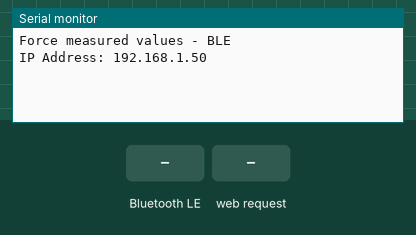
This sketch was run on a simulated ESP32. Shown: the last lines printed to the serial monitor. The inputs (shaded band) are chosen by the test bench. WiFi joins after 1.5 s; servers stay silent unless stated; nothing arrives over Bluetooth unless stated; a phone connects over Bluetooth LE 3 s after start.

Above: at 2.7 s.
2.8 s: Bluetooth LE write "THUMBFORCE" received
At 3.4 s:
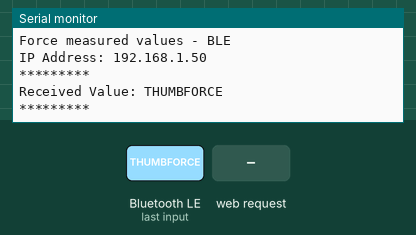
4.3 s: HTTP request GET /get received
At 5.3 s:
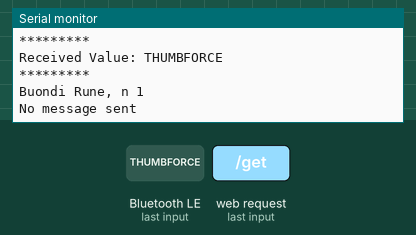
5.8 s: Bluetooth LE write "1" received
At 6.6 s:
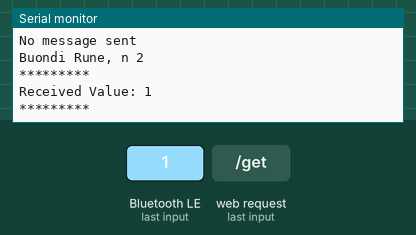
Timing chart, 0 to 8.8 s (numbered marks = the images above; inputs shaded):
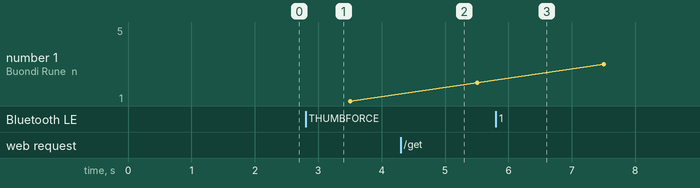

The sketch:

Prova_bidirectional_connection_wifi_BLE.ino
```cpp
#include <BLEDevice.h>
#include <BLEUtils.h>
#include <BLEServer.h>
#include <BLE2902.h>
#include "WiFi.h"
#include "ESPAsyncWebServer.h"
  #include <AsyncTCP.h>


AsyncWebServer server(80);

// REPLACE WITH YOUR NETWORK CREDENTIALS
const char* ssid = "ORBI21";
const char* password = "marofiri19";

const char* PARAM_INPUT_1 = "input1";
const char* PARAM_INPUT_2 = "input2";
const char* PARAM_INPUT_3 = "input3";

bool _BLEClientConnected = false;
int i=0, k=0;
char inviowifi[20];

// HTML web page to handle 3 input fields (input1, input2, input3)
const char index_html[] PROGMEM = R"rawliteral(
<!DOCTYPE HTML><html>
<style>
 .cardt{
    max-width: 350px;
     min-height: 250px;
     background: #02b875;
     padding: 30px;
     box-sizing: border-box;
     color: #FFF;
     margin:20px;
     box-shadow: 0px 2px 18px -4px rgba(0,0,0,0.75);
}
</style>
<head>
  <title>ESP Input Form</title>
  <meta name="viewport" content="width=device-width, initial-scale=1">
  </head><body>

   <div class="cardt">
  <h3>Thumb force:        </h3>
  <h1><span id="Thumb">%THUMBFORCE%</span> N</h1>
  </div>
  <form action="/get">
    input1: <input type="text" name="input1">
    <input type="submit" value="Submit">
  </form><br>
  <form action="/get">
    input2: <input type="text" name="input2">
    <input type="submit" value="Submit">
  </form><br>
  <form action="/get">
    input3: <input type="text" name="input3">
    <input type="submit" value="Submit">
  </form>
</body>
<script>


setInterval(function ( ) {
  var xhttp = new XMLHttpRequest();
  xhttp.onreadystatechange = function() {
    if (this.readyState == 4 && this.status == 200) {
      document.getElementById("Thumb").innerHTML =
      this.responseText;
    }
  };
  xhttp.open("GET", "/thumb", true);
  xhttp.send();
}, 50 ) ;
</script></html>)rawliteral";

// Replaces placeholder with DHT values
String processor(const String& var){
  //Serial.println(var);
  if(var == "THUMBFORCE"){
    return String(inviowifi);
  }
  return String();
}

void notFound(AsyncWebServerRequest *request) {
  request->send(404, "text/plain", "Not found");
}


#define ForceMeasurement BLEUUID("783b26f8-740d-4187-9603-82281d6d7e4f")
BLECharacteristic FICharacteristic(BLEUUID("1bfd9f18-ae1f-4bba-9fe9-0df611340195"), BLECharacteristic::PROPERTY_READ  | BLECharacteristic::PROPERTY_WRITE  | BLECharacteristic::PROPERTY_NOTIFY);
BLEDescriptor FIDescriptor(BLEUUID("2f562183-0ca1-46be-abd6-48d0be28f83d"));

//Control if the BT is connected
class MyServerCallbacks : public BLEServerCallbacks {
    void onConnect(BLEServer* pServer) {
      _BLEClientConnected = true;
    };

    void onDisconnect(BLEServer* pServer) {
      _BLEClientConnected = false;
    }
};


/* ###############################################################  CALL back to receive data from Phone */

class MyCallbacks: public BLECharacteristicCallbacks {

    void onWrite(BLECharacteristic *pCharacteristic) {
      std::string rxValue = pCharacteristic->getValue();
      //Serial.println(rxValue[0]);

      if (rxValue.length() > 0) {
        Serial.println("*********");
        Serial.print("Received Value: ");

        for (int i = 0; i < rxValue.length(); i++) {
          Serial.print(rxValue[i]);
        }
        Serial.println();
        Serial.println("*********");
      }

    }
};
/* ############################################################### */

void InitBLE() {
//Set BT name
  BLEDevice::init("E-glove");
// Create the BLE Server
  BLEServer *pServer = BLEDevice::createServer();
  pServer->setCallbacks(new MyServerCallbacks());

// Create the BLE Service
  BLEService *pBattery = pServer->createService(ForceMeasurement);

//Create and add the characteristic to pBattery service
  pBattery->addCharacteristic(&FICharacteristic);
//Attach descriptor
  FIDescriptor.setValue("Saluto");
  FICharacteristic.addDescriptor(&FIDescriptor);
  FICharacteristic.addDescriptor(new BLE2902());

  /* ###############################################################  define callback */
//Define the command for Phone-to-Arduino communication handling
  FICharacteristic.setCallbacks(new MyCallbacks());
  /* ############################################################### */

//Add UUID to the custom service
  pServer->getAdvertising()->addServiceUUID(ForceMeasurement);
//Start service
  pBattery->start();

// Start advertising
  pServer->getAdvertising()->start();
}

void setup() {
  Serial.begin(115200);
  Serial.println("Force measured values - BLE");
//Launch BT initialization
  InitBLE();
//Setup Wifi functions
  WiFi.mode(WIFI_STA);
  WiFi.begin(ssid, password);
  if (WiFi.waitForConnectResult() != WL_CONNECTED) {
    Serial.println("WiFi Failed!");
    return;
  }
  Serial.println();
  Serial.print("IP Address: ");
  Serial.println(WiFi.localIP());

  // Send web page with input fields to client
  server.on("/", HTTP_GET, [](AsyncWebServerRequest *request){
    request->send_P(200, "text/html", index_html, processor);
  });
  // Send messages
    server.on("/thumb", HTTP_GET, [](AsyncWebServerRequest *request){
    request->send_P(200, "text/plain", inviowifi);
  });

  // Send a GET request to <ESP_IP>/get?input1=<inputMessage>
  server.on("/get", HTTP_GET, [] (AsyncWebServerRequest *request) {
    String inputMessage;
    String inputParam;
    // GET input1 value on <ESP_IP>/get?input1=<inputMessage>
    if (request->hasParam(PARAM_INPUT_1)) {
      inputMessage = request->getParam(PARAM_INPUT_1)->value();
      inputParam = PARAM_INPUT_1;
    }
    // GET input2 value on <ESP_IP>/get?input2=<inputMessage>
    else if (request->hasParam(PARAM_INPUT_2)) {
      inputMessage = request->getParam(PARAM_INPUT_2)->value();
      inputParam = PARAM_INPUT_2;
    }
    // GET input3 value on <ESP_IP>/get?input3=<inputMessage>
    else if (request->hasParam(PARAM_INPUT_3)) {
      inputMessage = request->getParam(PARAM_INPUT_3)->value();
      inputParam = PARAM_INPUT_3;
    }
    else {
      inputMessage = "No message sent";
      inputParam = "none";
    }
    Serial.println(inputMessage);
    // Send web page with input fields to client
    request->send_P(200, "text/html", index_html, processor);

  });
  server.onNotFound(notFound);
  server.begin();

}


void loop() {
// Generate message structure

  k++;
//Format data in the string
  sprintf( inviowifi, "Buondi Rune, n %d", k );

if (_BLEClientConnected){
// Generate message structure
  char invio[20];
  i++;
//Format data in the string
  sprintf( invio, "Buondi Rune, n %d", i );
//Send value
  FICharacteristic.setValue(invio);
//Send notification
  FICharacteristic.notify();
//Print data we have sent for debugging
  Serial.println(invio);
//Wait a second
  delay(1000);
}

delay(1000);

}
```

Measured:
- after the input at 2.8 s, the serial monitor: prints a new line at once (image 1)
- after the input at 4.3 s, the serial monitor: prints a new line at once (image 2)
- after the input at 5.8 s, the serial monitor: prints a new line at once (image 3)
